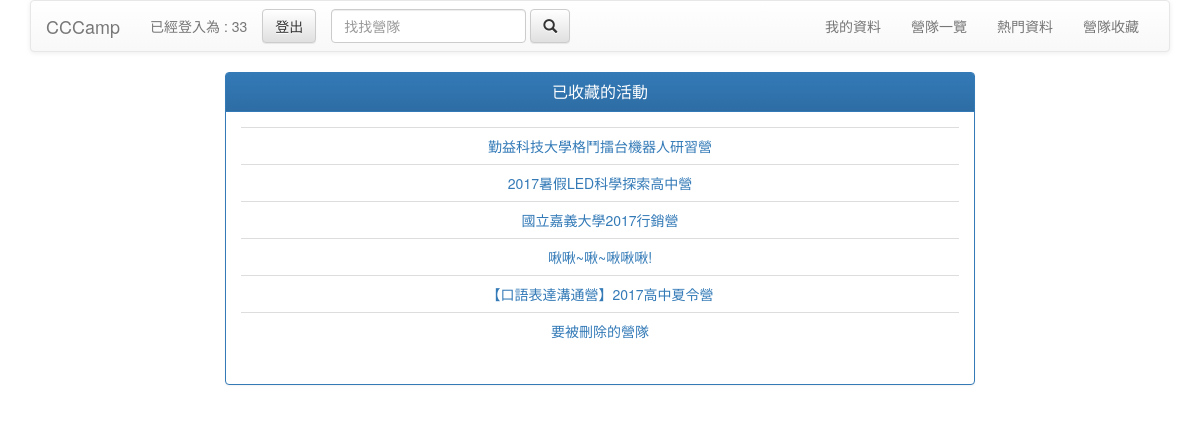
The page /mycollect.php (signed in) on the database its author committed.
### tables this page shows
CREATE TABLE `activity` (
  `act_code` int(10) NOT NULL,
  `act_name` varchar(100) DEFAULT NULL,
  `act_desc` varchar(300) DEFAULT NULL,
  `act_price` int(5) DEFAULT NULL,
  `act_area` enum('臺北市','新北市','桃園市','臺中市','臺南市','高雄市','基隆市','桃園縣','新竹市','新竹縣','苗栗縣','彰化市','彰化縣','南投縣','雲林縣','嘉義市','嘉義縣','屏東市','屏東縣','台東縣','花蓮市','花蓮縣','宜蘭縣','澎湖縣','金門縣','連江縣','香港','海外','其他') DEFAULT NULL,
  `act_stage1` varchar(5) DEFAULT NULL,
  `act_stage2` varchar(5) DEFAULT NULL,
  `act_stage3` varchar(5) DEFAULT NULL,
  `act_stage4` varchar(5) DEFAULT NULL,
  `act_stage5` varchar(5) DEFAULT NULL,
  `act_stage6` varchar(5) DEFAULT NULL,
  `act_stage7` varchar(5) DEFAULT NULL,
  `act_stage8` varchar(5) DEFAULT NULL,
  `act_field` enum('法政','財經','外語','數理化學','地球與環境','資訊','生物資源','建築','設計','藝術','社會與心理','大眾傳播','文史哲','教育','管理','運動遊憩','工程','機器人','生命科學','醫藥衛生','其他') DEFAULT NULL,
  `act_poster` varchar(15000) DEFAULT NULL,
  `act_url` varchar(100) DEFAULT NULL,
  `act_signup_starttime` date DEFAULT NULL,
  `act_signup_endtime` date DEFAULT NULL,
  `act_starttime` date DEFAULT NULL,
  `act_endtime` date DEFAULT NULL,
  `act_PICname` varchar(10) DEFAULT NULL,
  `act_PICphone` varchar(10) DEFAULT NULL,
  `act_ORG` varchar(40) DEFAULT NULL,
  `u_code` int(10) NOT NULL
);

### mycollect.php (the view, shortened to what this page needs)
<!DOCTYPE html>
<html lang="en">
<head>
    <link rel="stylesheet" href="https://maxcdn.bootstrapcdn.com/bootstrap/3.3.7/css/bootstrap.min.css">
    <link rel="stylesheet" href="https://maxcdn.bootstrapcdn.com/bootstrap/3.3.7/css/bootstrap-theme.min.css">
</head>
<body>
    <div class="container text-center">
        <?php
        include "header.php";
        include "dbconnect.php";
        if(!isset($_SESSION['user'])) {
            echo "<script>document.location.href='loginalert.php'</script>";
        }elseif ($_SESSION['user'] == 'admin') {
            echo "<script>document.location.href='authalert.php'</script>";
        }else {
            $u_code = $_SESSION['code'];
            $result = mysqli_query($link, "select * from `activity` WHERE `act_code` IN (SELECT `act_code` FROM `collect` WHERE `u_code` = $u_code);");
            ?>
            <div class="row clearfix">
                <div class="col-sm-2"></div>
                <div class="col-sm-8">
                    <div class="panel panel-primary">
                        <div class="panel-heading">
                            <h3 class="panel-title">已收藏的活動</h3>
                        </div>
                        <div class="panel-body">
                            <table class="table">
                            <?php
                            while($row = mysqli_fetch_assoc($result)){
                                $act_code = $row['act_code'];
                                $act_name = $row['act_name'];
                                echo"<tr>";
                                echo "<td><a href='campIntro.php?sact_code=$act_code'>$act_name</a></td>";
                                echo "</tr>";
                            }
                            ?>
                            </table>
                        </div>
                </div>
                <div class="col-sm-2"></div>
            </div>
        <?php
        }
        ?>
    </div>
</body>
</html>

### rows shown on the page
activity: act_name "勤益科技大學格鬥擂台機器人研習營"
activity: act_name "2017暑假LED科學探索高中營"
activity: act_name "國立嘉義大學2017行銷營"
activity: act_name "啾啾~啾~啾啾啾!"
activity: act_name "【口語表達溝通營】2017高中夏令營"
activity: act_name "要被刪除的營隊"

### other values the page prints
$_SESSION['user'] "33"
